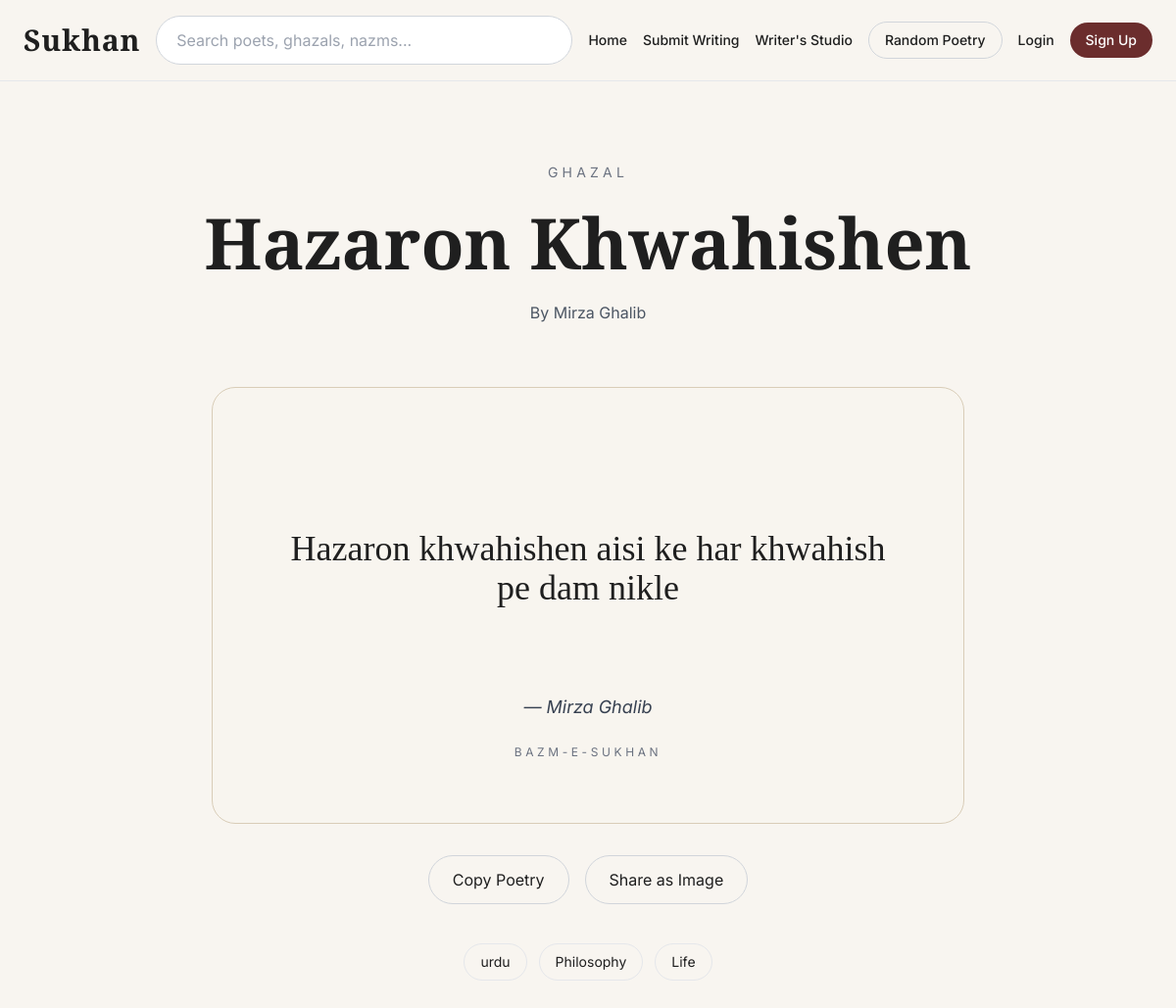
Screenshot of /writings/hazaron-khwahishen/ with the database file from the repository.
### poetry/models.py (models this page shows, shortened)
class Writing(models.Model):
    WRITING_TYPES = [
        ('sher', 'Sher'),
        ('ghazal', 'Ghazal'),
        ('nazm', 'Nazm'),
        ('shayari', 'Shayari'),
        ('quote', 'Quote'),
    ]
    LANGUAGE_CHOICES = [
        ('urdu', 'Urdu'),
        ('hindi', 'Hindi'),
        ('english', 'English'),
    ]
    title = models.CharField(max_length=255)
    slug = models.SlugField(blank=True)
    poet = models.ForeignKey(
        Poet,
        on_delete=models.CASCADE,
        related_name='writings'
    )
    content = models.TextField()
    writing_type = models.CharField(
        max_length=20,
        choices=WRITING_TYPES
    )
    language = models.CharField(
        max_length=20,
        choices=LANGUAGE_CHOICES
    )
    categories = models.ManyToManyField(Category)
    created_at = models.DateTimeField(
        auto_now_add=True
    )

class Poet(models.Model):
    name = models.CharField(max_length=255)
    slug = models.SlugField(unique=True)
    biography = models.TextField()
    birth_year = models.IntegerField(blank=True, null=True)
    death_year = models.IntegerField(blank=True, null=True)
    image = models.ImageField(
        upload_to='poets/',
        blank=True,
        null=True
    )

class Category(models.Model):
    name = models.CharField(max_length=100)

### poetry/views.py (the view)
def writing_detail(request, slug):
    writing = get_object_or_404(
        Writing,
        slug=slug
    )
    is_favorite = False
    if request.user.is_authenticated:
        is_favorite = Favorite.objects.filter(
            user=request.user,
            writing=writing
        ).exists()
    context = {
        'writing': writing,
        'is_favorite': is_favorite,
    }
    return render(
        request,
        'poetry/writing_detail.html',
        context
    )

### poetry/templates/poetry/writing_detail.html (shortened to what this page needs)
{% extends 'base.html' %}
{% block content %}
<section class="py-20 px-6">
    <div class="max-w-4xl mx-auto">
        <div class="text-center mb-16">
            <span class="text-sm uppercase tracking-[0.3em] text-gray-500">
                {{ writing.writing_type }}
            </span>
            <h1 class="poetry-font text-5xl md:text-7xl font-semibold mt-6">
                {{ writing.title }}
            </h1>
            <p class="mt-6 text-gray-600">
                By
                <a href="{% url 'poet_detail' writing.poet.slug %}"
                   class="hover:text-[#6b2d2d]">
                    {{ writing.poet.name }}
                </a>
            </p>
        </div>
        <div
            id="share-card"
            class="bg-[#f8f5ef] border border-[#d9cdb8] rounded-3xl p-10 md:p-16 max-w-3xl mx-auto"
        >
            <div class="poetry-font text-3xl md:text-4xl leading-relaxed whitespace-pre-line text-center">
                {{ writing.content }}
            </div>
            <div class="mt-12 text-center">
                <p class="text-lg italic text-gray-700">
                    — {{ writing.poet.name }}
                </p>
                <p class="mt-6 text-xs tracking-[0.3em] uppercase text-gray-500">
                    Bazm-e-Sukhan
                </p>
            </div>
        </div>
        <div class="flex justify-center gap-4 mt-8">
            <button
                id="copy-btn"
                class="px-6 py-3 border border-gray-300 rounded-full hover:bg-gray-100 transition"
            >
                Copy Poetry
            </button>
            <button
                id="share-image-btn"
                class="px-6 py-3 border border-gray-300 rounded-full hover:bg-gray-100 transition"
            >
                Share as Image
            </button>
        </div>
        <div class="mt-10 flex justify-center gap-3 flex-wrap">
            <span class="px-4 py-2 border border-gray-200 rounded-full text-sm">
                {{ writing.language }}
            </span>
            {% for category in writing.categories.all %}
            <span class="px-4 py-2 border border-gray-200 rounded-full text-sm">
                {{ category.name }}
            </span>
            {% endfor %}
        </div>
    </div>
</section>
{% endblock %}

### core/templates/base.html (style rules this page uses)
body { font-family: 'Inter', sans-serif; background-color: #f8f5f0; color: #1f1f1f; }
.poetry-font { font-family: 'Cormorant Garamond', serif; }

### rows the page displays
Writing: writing_type "GHAZAL", title "Hazaron Khwahishen", poet.name "Mirza Ghalib", content "Hazaron khwahishen aisi ke har khwahish pe dam nikle", language "urdu"
Category: name "Philosophy"
Category: name "Life"
